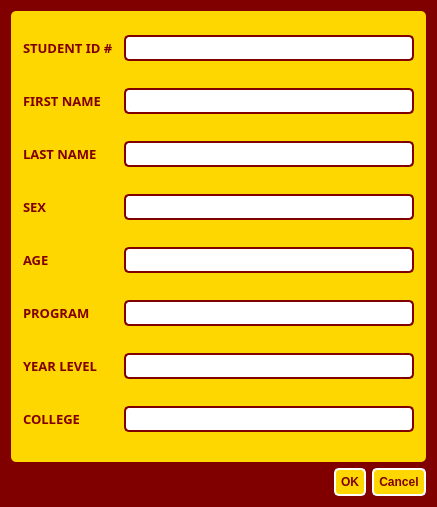
<?xml version="1.0" encoding="UTF-8"?>
<ui version="4.0">
 <class>Dialog</class>
 <widget class="QDialog" name="Dialog">
  <property name="geometry">
   <rect>
    <x>0</x>
    <y>0</y>
    <width>437</width>
    <height>507</height>
   </rect>
  </property>
  <property name="windowTitle">
   <string>Dialog</string>
  </property>
  <property name="styleSheet">
   <string notr="true">/* DIALOG BG COLOR */

#Dialog {
   background-color: #800000;
}

#infoFRAME {
  background-color:  #FFD700;
padding: 3px;
    border-radius: 5px;
}

QLabel {
    color: #800000;  /* Yellow Text */
    font-weight: bold;
}

QLineEdit {
    background-color: white;
    color: black;
    border: 2px solid #800000;  /* Yellow Border */
    padding: 3px;
    border-radius: 5px;
}

QPushButton {
    background-color: #FFD700; /* Yellow */
    color: #800000;
    font-weight: bold;
    border: 2px solid white;
    border-radius: 5px;
    padding: 5px;
}
QPushButton:hover {
    background-color: #FFC107; /* Slightly Darker Yellow on Hover */
}
</string>
  </property>
  <layout class="QGridLayout" name="gridLayout_3">
   <item row="0" column="0">
    <layout class="QGridLayout" name="gridLayout_2">
     <item row="0" column="0">
      <widget class="QFrame" name="infoFRAME">
       <property name="minimumSize">
        <size>
         <width>0</width>
         <height>451</height>
        </size>
       </property>
       <property name="frameShape">
        <enum>QFrame::StyledPanel</enum>
       </property>
       <property name="frameShadow">
        <enum>QFrame::Raised</enum>
       </property>
       <layout class="QGridLayout" name="gridLayout">
        <property name="horizontalSpacing">
         <number>10</number>
        </property>
        <property name="verticalSpacing">
         <number>15</number>
        </property>
        <item row="0" column="0">
         <widget class="QLabel" name="studentid">
          <property name="font">
           <font>
            <family>Century Gothic</family>
            <pointsize>10</pointsize>
            <bold>true</bold>
           </font>
          </property>
          <property name="text">
           <string>STUDENT ID #</string>
          </property>
         </widget>
        </item>
        <item row="0" column="1">
         <widget class="QLineEdit" name="lineEdit_9">
          <property name="readOnly">
           <bool>true</bool>
          </property>
         </widget>
        </item>
        <item row="1" column="0">
         <widget class="QLabel" name="firstname">
          <property name="font">
           <font>
            <family>Century Gothic</family>
            <pointsize>10</pointsize>
            <bold>true</bold>
           </font>
          </property>
          <property name="text">
           <string>FIRST NAME</string>
          </property>
         </widget>
        </item>
        <item row="1" column="1">
         <widget class="QLineEdit" name="lineEdit_10">
          <property name="readOnly">
           <bool>true</bool>
          </property>
         </widget>
        </item>
        <item row="2" column="0">
         <widget class="QLabel" name="lastname">
          <property name="font">
           <font>
            <family>Century Gothic</family>
            <pointsize>10</pointsize>
            <bold>true</bold>
           </font>
          </property>
          <property name="text">
           <string>LAST NAME</string>
          </property>
         </widget>
        </item>
        <item row="2" column="1">
         <widget class="QLineEdit" name="lineEdit_11">
          <property name="readOnly">
           <bool>true</bool>
          </property>
         </widget>
        </item>
        <item row="3" column="0">
         <widget class="QLabel" name="sex">
          <property name="font">
           <font>
            <family>Century Gothic</family>
            <pointsize>10</pointsize>
            <bold>true</bold>
           </font>
          </property>
          <property name="text">
           <string>SEX</string>
          </property>
         </widget>
        </item>
        <item row="3" column="1">
         <widget class="QLineEdit" name="lineEdit_14">
          <property name="readOnly">
           <bool>true</bool>
          </property>
         </widget>
        </item>
        <item row="4" column="0">
         <widget class="QLabel" name="age">
          <property name="font">
           <font>
            <family>Century Gothic</family>
            <pointsize>10</pointsize>
            <bold>true</bold>
           </font>
          </property>
          <property name="text">
           <string>AGE</string>
          </property>
         </widget>
        </item>
        <item row="4" column="1">
         <widget class="QLineEdit" name="lineEdit_12">
          <property name="readOnly">
           <bool>true</bool>
          </property>
         </widget>
        </item>
        <item row="5" column="0">
         <widget class="QLabel" name="program">
          <property name="font">
           <font>
            <family>Century Gothic</family>
            <pointsize>10</pointsize>
            <bold>true</bold>
           </font>
          </property>
          <property name="text">
           <string>PROGRAM</string>
          </property>
         </widget>
        </item>
        <item row="5" column="1">
         <widget class="QLineEdit" name="lineEdit_15">
          <property name="readOnly">
           <bool>true</bool>
          </property>
         </widget>
        </item>
        <item row="6" column="0">
         <widget class="QLabel" name="yearlevel">
          <property name="font">
           <font>
            <family>Century Gothic</family>
            <pointsize>10</pointsize>
            <bold>true</bold>
           </font>
          </property>
          <property name="text">
           <string>YEAR LEVEL</string>
          </property>
         </widget>
        </item>
        <item row="6" column="1">
         <widget class="QLineEdit" name="lineEdit_13">
          <property name="readOnly">
           <bool>true</bool>
          </property>
         </widget>
        </item>
        <item row="7" column="0">
         <widget class="QLabel" name="college">
          <property name="font">
           <font>
            <family>Century Gothic</family>
            <pointsize>10</pointsize>
            <bold>true</bold>
           </font>
          </property>
          <property name="text">
           <string>COLLEGE</string>
          </property>
         </widget>
        </item>
        <item row="7" column="1">
         <widget class="QLineEdit" name="lineEdit_16">
          <property name="readOnly">
           <bool>true</bool>
          </property>
         </widget>
        </item>
       </layout>
      </widget>
     </item>
     <item row="1" column="0">
      <widget class="QDialogButtonBox" name="buttonBox">
       <property name="orientation">
        <enum>Qt::Horizontal</enum>
       </property>
       <property name="standardButtons">
        <set>QDialogButtonBox::Cancel|QDialogButtonBox::Ok</set>
       </property>
      </widget>
     </item>
    </layout>
   </item>
  </layout>
 </widget>
 <resources/>
 <connections>
  <connection>
   <sender>buttonBox</sender>
   <signal>accepted()</signal>
   <receiver>Dialog</receiver>
   <slot>accept()</slot>
   <hints>
    <hint type="sourcelabel">
     <x>248</x>
     <y>254</y>
    </hint>
    <hint type="destinationlabel">
     <x>157</x>
     <y>274</y>
    </hint>
   </hints>
  </connection>
  <connection>
   <sender>buttonBox</sender>
   <signal>rejected()</signal>
   <receiver>Dialog</receiver>
   <slot>reject()</slot>
   <hints>
    <hint type="sourcelabel">
     <x>316</x>
     <y>260</y>
    </hint>
    <hint type="destinationlabel">
     <x>286</x>
     <y>274</y>
    </hint>
   </hints>
  </connection>
 </connections>
</ui>
